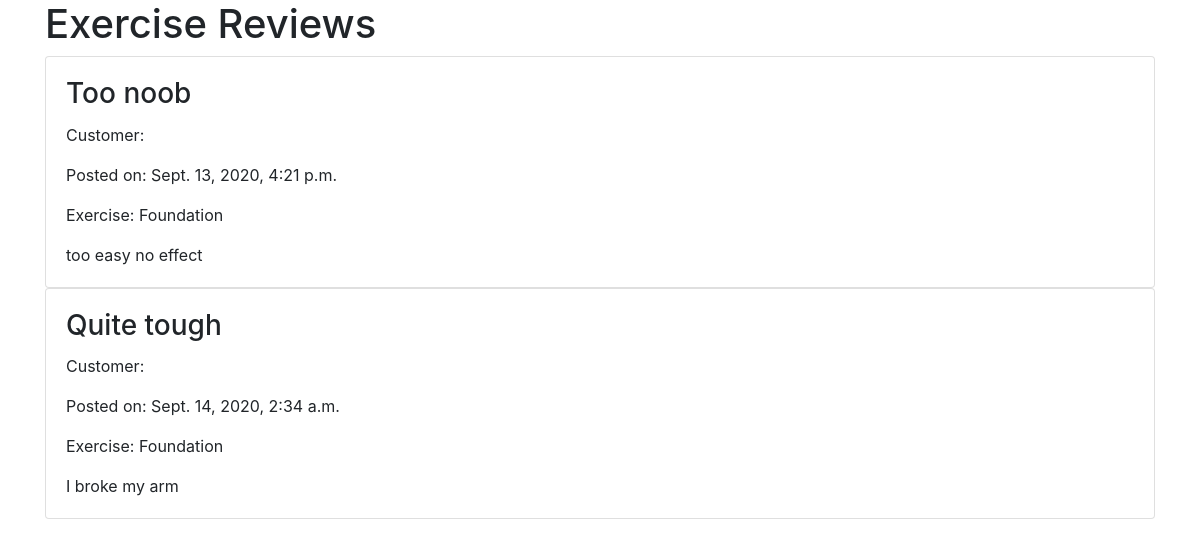
/reviews/exercise/, run on an earlier commit of the app's database.
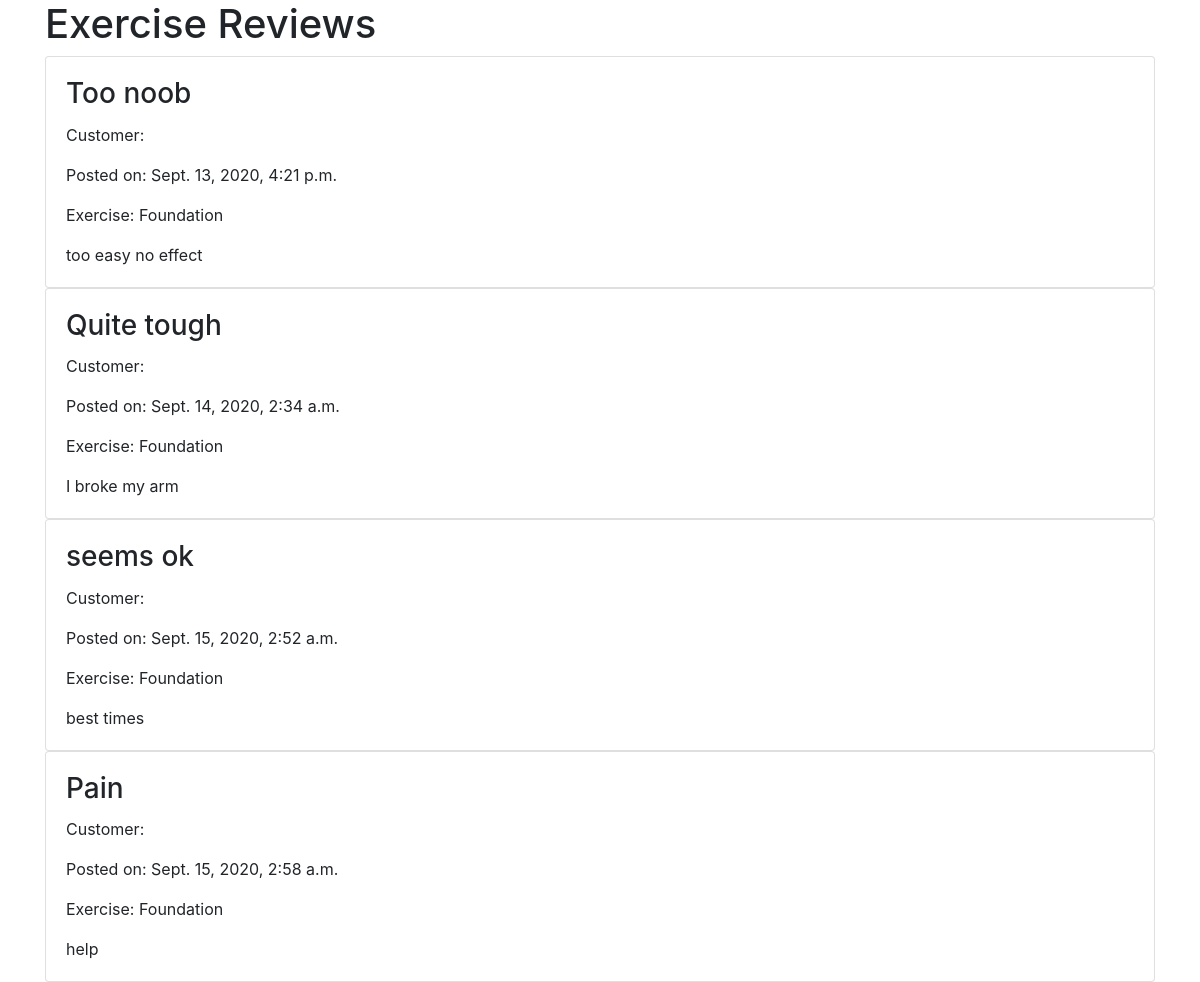
And on a later commit of the database.
### reviews/models.py (models this page shows)
class ExerciseReview(models.Model):
    title = models.CharField(blank=False, max_length=255)
    content = models.TextField(blank=False, max_length=255)
    datetime = models.DateTimeField(auto_now=True)
    exercise = models.ForeignKey(Exercise, on_delete=models.CASCADE)
    customer = models.ForeignKey(User, on_delete=models.CASCADE)
    def __str__(self):
        return self.title

### products/models.py (models this page shows, shortened)
class Exercise(models.Model):
    title = models.CharField(blank=False, max_length=255)
    description = models.CharField(blank=False, max_length=255)
    price = models.PositiveIntegerField(blank=False)
    exercise_type = models.ForeignKey(ExerciseType, on_delete=models.CASCADE)

### reviews/views.py (the view)
# urls.py: path("exercise/", reviews.views.show_exercise_reviews,
def show_exercise_reviews(request):
    all_exercise_reviews = ExerciseReview.objects.all()
    print(all_exercise_reviews)
    return render(request, "reviews/show_exercise_reviews.template.html", {
        "all_exercise_reviews": all_exercise_reviews
    })

### reviews/templates/reviews/show_exercise_reviews.template.html (shortened to what this page needs)
{% extends 'base.template.html' %}
{% load crispy_forms_tags %}
{% block content %}
<h1>Exercise Reviews</h1>
{% for r in all_exercise_reviews %}
<div class="card">
    <div class="card-body">
        <div class="card-title">
            <h3>{{r.title}}</h3>
        </div>
        <div>
            <p>Customer: {{r.customer.first_name}} {{r.customer.last_name}}</p>
            <p>Posted on: {{r.datetime}}</p>
            <p>Exercise: {{r.exercise.title}}</p>
        </div>
        <div>
            {{r.content}}
        </div>
    </div>
</div>
{% endfor %}
{% endblock %}

### templates/base.template.html (shortened to what this page needs)
<!doctype html>
<html lang="en">
  <head>
    <link rel="stylesheet" href="https://maxcdn.bootstrapcdn.com/bootstrap/4.0.0/css/bootstrap.min.css">
  </head>
  <body>
    <div class="container">
                {%block content%}{%endblock%}
  </body>
</html>

What changed in the data, as far as the page shows it:
added ExerciseReview: title "seems ok", datetime "Sept. 15, 2020, 2:52 a.m.", exercise "Foundation", content "best times"
added ExerciseReview: title "Pain", datetime "Sept. 15, 2020, 2:58 a.m.", exercise "Foundation", content "help"
